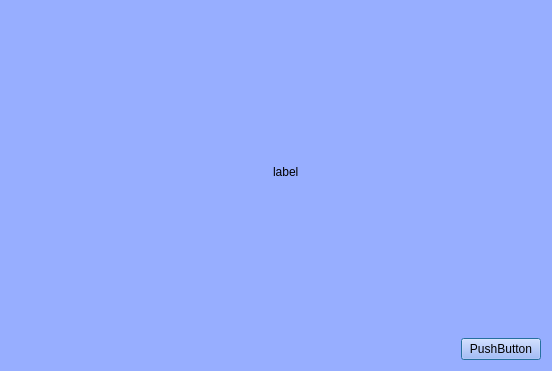
<?xml version="1.0" encoding="UTF-8"?>
<ui version="4.0">
 <class>ServiceStatusDialog</class>
 <widget class="QDialog" name="ServiceStatusDialog">
  <property name="windowModality">
   <enum>Qt::WindowModal</enum>
  </property>
  <property name="geometry">
   <rect>
    <x>0</x>
    <y>0</y>
    <width>552</width>
    <height>371</height>
   </rect>
  </property>
  <property name="palette">
   <palette>
    <active>
     <colorrole role="WindowText">
      <brush brushstyle="SolidPattern">
       <color alpha="255">
        <red>0</red>
        <green>0</green>
        <blue>0</blue>
       </color>
      </brush>
     </colorrole>
     <colorrole role="Button">
      <brush brushstyle="SolidPattern">
       <color alpha="255">
        <red>151</red>
        <green>174</green>
        <blue>255</blue>
       </color>
      </brush>
     </colorrole>
     <colorrole role="Light">
      <brush brushstyle="SolidPattern">
       <color alpha="255">
        <red>255</red>
        <green>255</green>
        <blue>255</blue>
       </color>
      </brush>
     </colorrole>
     <colorrole role="Midlight">
      <brush brushstyle="SolidPattern">
       <color alpha="255">
        <red>203</red>
        <green>214</green>
        <blue>255</blue>
       </color>
      </brush>
     </colorrole>
     <colorrole role="Dark">
      <brush brushstyle="SolidPattern">
       <color alpha="255">
        <red>75</red>
        <green>87</green>
        <blue>127</blue>
       </color>
      </brush>
     </colorrole>
     <colorrole role="Mid">
      <brush brushstyle="SolidPattern">
       <color alpha="255">
        <red>101</red>
        <green>116</green>
        <blue>170</blue>
       </color>
      </brush>
     </colorrole>
     <colorrole role="Text">
      <brush brushstyle="SolidPattern">
       <color alpha="255">
        <red>0</red>
        <green>0</green>
        <blue>0</blue>
       </color>
      </brush>
     </colorrole>
     <colorrole role="BrightText">
      <brush brushstyle="SolidPattern">
       <color alpha="255">
        <red>255</red>
        <green>255</green>
        <blue>255</blue>
       </color>
      </brush>
     </colorrole>
     <colorrole role="ButtonText">
      <brush brushstyle="SolidPattern">
       <color alpha="255">
        <red>0</red>
        <green>0</green>
        <blue>0</blue>
       </color>
      </brush>
     </colorrole>
     <colorrole role="Base">
      <brush brushstyle="SolidPattern">
       <color alpha="255">
        <red>255</red>
        <green>255</green>
        <blue>255</blue>
       </color>
      </brush>
     </colorrole>
     <colorrole role="Window">
      <brush brushstyle="SolidPattern">
       <color alpha="255">
        <red>151</red>
        <green>174</green>
        <blue>255</blue>
       </color>
      </brush>
     </colorrole>
     <colorrole role="Shadow">
      <brush brushstyle="SolidPattern">
       <color alpha="255">
        <red>0</red>
        <green>0</green>
        <blue>0</blue>
       </color>
      </brush>
     </colorrole>
     <colorrole role="AlternateBase">
      <brush brushstyle="SolidPattern">
       <color alpha="255">
        <red>203</red>
        <green>214</green>
        <blue>255</blue>
       </color>
      </brush>
     </colorrole>
     <colorrole role="ToolTipBase">
      <brush brushstyle="SolidPattern">
       <color alpha="255">
        <red>255</red>
        <green>255</green>
        <blue>220</blue>
       </color>
      </brush>
     </colorrole>
     <colorrole role="ToolTipText">
      <brush brushstyle="SolidPattern">
       <color alpha="255">
        <red>0</red>
        <green>0</green>
        <blue>0</blue>
       </color>
      </brush>
     </colorrole>
     <colorrole role="PlaceholderText">
      <brush brushstyle="SolidPattern">
       <color alpha="127">
        <red>0</red>
        <green>0</green>
        <blue>0</blue>
       </color>
      </brush>
     </colorrole>
     <colorrole role="Accent">
      <brush brushstyle="SolidPattern">
       <color alpha="255">
        <red>255</red>
        <green>255</green>
        <blue>255</blue>
       </color>
      </brush>
     </colorrole>
    </active>
    <inactive>
     <colorrole role="WindowText">
      <brush brushstyle="SolidPattern">
       <color alpha="255">
        <red>0</red>
        <green>0</green>
        <blue>0</blue>
       </color>
      </brush>
     </colorrole>
     <colorrole role="Button">
      <brush brushstyle="SolidPattern">
       <color alpha="255">
        <red>151</red>
        <green>174</green>
        <blue>255</blue>
       </color>
      </brush>
     </colorrole>
     <colorrole role="Light">
      <brush brushstyle="SolidPattern">
       <color alpha="255">
        <red>255</red>
        <green>255</green>
        <blue>255</blue>
       </color>
      </brush>
     </colorrole>
     <colorrole role="Midlight">
      <brush brushstyle="SolidPattern">
       <color alpha="255">
        <red>203</red>
        <green>214</green>
        <blue>255</blue>
       </color>
      </brush>
     </colorrole>
     <colorrole role="Dark">
      <brush brushstyle="SolidPattern">
       <color alpha="255">
        <red>75</red>
        <green>87</green>
        <blue>127</blue>
       </color>
      </brush>
     </colorrole>
     <colorrole role="Mid">
      <brush brushstyle="SolidPattern">
       <color alpha="255">
        <red>101</red>
        <green>116</green>
        <blue>170</blue>
       </color>
      </brush>
     </colorrole>
     <colorrole role="Text">
      <brush brushstyle="SolidPattern">
       <color alpha="255">
        <red>0</red>
        <green>0</green>
        <blue>0</blue>
       </color>
      </brush>
     </colorrole>
     <colorrole role="BrightText">
      <brush brushstyle="SolidPattern">
       <color alpha="255">
        <red>255</red>
        <green>255</green>
        <blue>255</blue>
       </color>
      </brush>
     </colorrole>
     <colorrole role="ButtonText">
      <brush brushstyle="SolidPattern">
       <color alpha="255">
        <red>0</red>
        <green>0</green>
        <blue>0</blue>
       </color>
      </brush>
     </colorrole>
     <colorrole role="Base">
      <brush brushstyle="SolidPattern">
       <color alpha="255">
        <red>255</red>
        <green>255</green>
        <blue>255</blue>
       </color>
      </brush>
     </colorrole>
     <colorrole role="Window">
      <brush brushstyle="SolidPattern">
       <color alpha="255">
        <red>151</red>
        <green>174</green>
        <blue>255</blue>
       </color>
      </brush>
     </colorrole>
     <colorrole role="Shadow">
      <brush brushstyle="SolidPattern">
       <color alpha="255">
        <red>0</red>
        <green>0</green>
        <blue>0</blue>
       </color>
      </brush>
     </colorrole>
     <colorrole role="AlternateBase">
      <brush brushstyle="SolidPattern">
       <color alpha="255">
        <red>203</red>
        <green>214</green>
        <blue>255</blue>
       </color>
      </brush>
     </colorrole>
     <colorrole role="ToolTipBase">
      <brush brushstyle="SolidPattern">
       <color alpha="255">
        <red>255</red>
        <green>255</green>
        <blue>220</blue>
       </color>
      </brush>
     </colorrole>
     <colorrole role="ToolTipText">
      <brush brushstyle="SolidPattern">
       <color alpha="255">
        <red>0</red>
        <green>0</green>
        <blue>0</blue>
       </color>
      </brush>
     </colorrole>
     <colorrole role="PlaceholderText">
      <brush brushstyle="SolidPattern">
       <color alpha="127">
        <red>0</red>
        <green>0</green>
        <blue>0</blue>
       </color>
      </brush>
     </colorrole>
     <colorrole role="Accent">
      <brush brushstyle="SolidPattern">
       <color alpha="255">
        <red>255</red>
        <green>255</green>
        <blue>255</blue>
       </color>
      </brush>
     </colorrole>
    </inactive>
    <disabled>
     <colorrole role="WindowText">
      <brush brushstyle="SolidPattern">
       <color alpha="255">
        <red>75</red>
        <green>87</green>
        <blue>127</blue>
       </color>
      </brush>
     </colorrole>
     <colorrole role="Button">
      <brush brushstyle="SolidPattern">
       <color alpha="255">
        <red>151</red>
        <green>174</green>
        <blue>255</blue>
       </color>
      </brush>
     </colorrole>
     <colorrole role="Light">
      <brush brushstyle="SolidPattern">
       <color alpha="255">
        <red>255</red>
        <green>255</green>
        <blue>255</blue>
       </color>
      </brush>
     </colorrole>
     <colorrole role="Midlight">
      <brush brushstyle="SolidPattern">
       <color alpha="255">
        <red>203</red>
        <green>214</green>
        <blue>255</blue>
       </color>
      </brush>
     </colorrole>
     <colorrole role="Dark">
      <brush brushstyle="SolidPattern">
       <color alpha="255">
        <red>75</red>
        <green>87</green>
        <blue>127</blue>
       </color>
      </brush>
     </colorrole>
     <colorrole role="Mid">
      <brush brushstyle="SolidPattern">
       <color alpha="255">
        <red>101</red>
        <green>116</green>
        <blue>170</blue>
       </color>
      </brush>
     </colorrole>
     <colorrole role="Text">
      <brush brushstyle="SolidPattern">
       <color alpha="255">
        <red>75</red>
        <green>87</green>
        <blue>127</blue>
       </color>
      </brush>
     </colorrole>
     <colorrole role="BrightText">
      <brush brushstyle="SolidPattern">
       <color alpha="255">
        <red>255</red>
        <green>255</green>
        <blue>255</blue>
       </color>
      </brush>
     </colorrole>
     <colorrole role="ButtonText">
      <brush brushstyle="SolidPattern">
       <color alpha="255">
        <red>75</red>
        <green>87</green>
        <blue>127</blue>
       </color>
      </brush>
     </colorrole>
     <colorrole role="Base">
      <brush brushstyle="SolidPattern">
       <color alpha="255">
        <red>151</red>
        <green>174</green>
        <blue>255</blue>
       </color>
      </brush>
     </colorrole>
     <colorrole role="Window">
      <brush brushstyle="SolidPattern">
       <color alpha="255">
        <red>151</red>
        <green>174</green>
        <blue>255</blue>
       </color>
      </brush>
     </colorrole>
     <colorrole role="Shadow">
      <brush brushstyle="SolidPattern">
       <color alpha="255">
        <red>0</red>
        <green>0</green>
        <blue>0</blue>
       </color>
      </brush>
     </colorrole>
     <colorrole role="AlternateBase">
      <brush brushstyle="SolidPattern">
       <color alpha="255">
        <red>151</red>
        <green>174</green>
        <blue>255</blue>
       </color>
      </brush>
     </colorrole>
     <colorrole role="ToolTipBase">
      <brush brushstyle="SolidPattern">
       <color alpha="255">
        <red>255</red>
        <green>255</green>
        <blue>220</blue>
       </color>
      </brush>
     </colorrole>
     <colorrole role="ToolTipText">
      <brush brushstyle="SolidPattern">
       <color alpha="255">
        <red>0</red>
        <green>0</green>
        <blue>0</blue>
       </color>
      </brush>
     </colorrole>
     <colorrole role="PlaceholderText">
      <brush brushstyle="SolidPattern">
       <color alpha="127">
        <red>75</red>
        <green>87</green>
        <blue>127</blue>
       </color>
      </brush>
     </colorrole>
     <colorrole role="Accent">
      <brush brushstyle="SolidPattern">
       <color alpha="255">
        <red>227</red>
        <green>234</green>
        <blue>255</blue>
       </color>
      </brush>
     </colorrole>
    </disabled>
   </palette>
  </property>
  <property name="windowTitle">
   <string>Service Status</string>
  </property>
  <property name="autoFillBackground">
   <bool>true</bool>
  </property>
  <layout class="QVBoxLayout" name="verticalLayout">
   <item>
    <layout class="QHBoxLayout" name="horizontalLayout">
     <item>
      <spacer name="horizontalSpacer_2">
       <property name="orientation">
        <enum>Qt::Horizontal</enum>
       </property>
       <property name="sizeHint" stdset="0">
        <size>
         <width>40</width>
         <height>20</height>
        </size>
       </property>
      </spacer>
     </item>
     <item>
      <spacer name="verticalSpacer">
       <property name="orientation">
        <enum>Qt::Vertical</enum>
       </property>
       <property name="sizeHint" stdset="0">
        <size>
         <width>20</width>
         <height>40</height>
        </size>
       </property>
      </spacer>
     </item>
     <item>
      <widget class="QLabel" name="serviceStatusLabel">
       <property name="text">
        <string>label</string>
       </property>
      </widget>
     </item>
     <item>
      <spacer name="horizontalSpacer_3">
       <property name="orientation">
        <enum>Qt::Horizontal</enum>
       </property>
       <property name="sizeHint" stdset="0">
        <size>
         <width>40</width>
         <height>20</height>
        </size>
       </property>
      </spacer>
     </item>
    </layout>
   </item>
   <item>
    <layout class="QHBoxLayout" name="horizontalLayout_2">
     <item>
      <spacer name="horizontalSpacer">
       <property name="orientation">
        <enum>Qt::Horizontal</enum>
       </property>
       <property name="sizeHint" stdset="0">
        <size>
         <width>40</width>
         <height>20</height>
        </size>
       </property>
      </spacer>
     </item>
     <item>
      <widget class="QPushButton" name="closeServiceStatusDialogButton">
       <property name="text">
        <string>PushButton</string>
       </property>
      </widget>
     </item>
    </layout>
   </item>
  </layout>
 </widget>
 <resources/>
 <connections/>
</ui>
